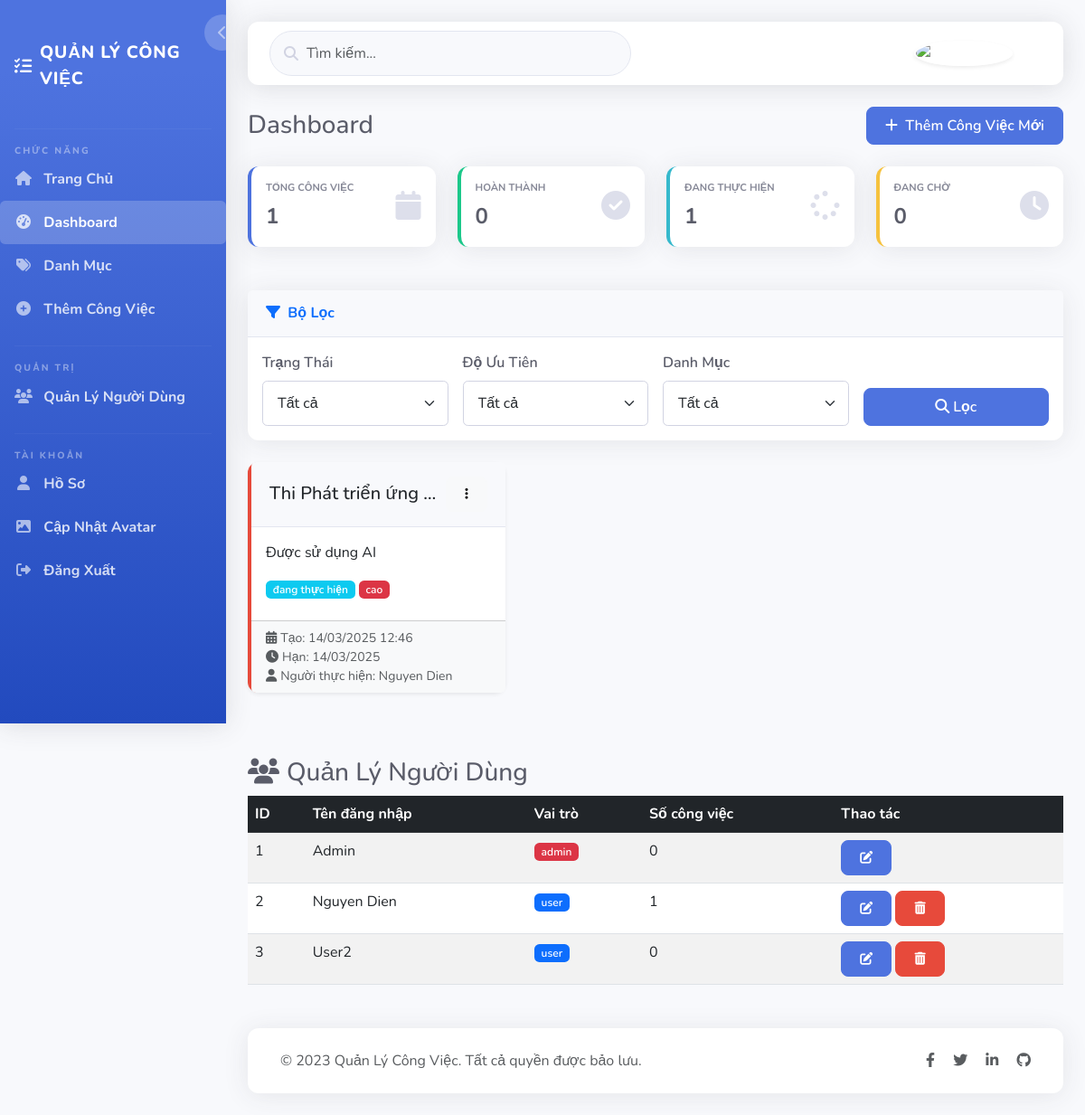
The page /dashboard (signed in) on the database its author committed.
### app.py (models this page shows)
class Task(db.Model):
    id = db.Column(db.Integer, primary_key=True)
    title = db.Column(db.String(100), nullable=False)
    description = db.Column(db.Text, nullable=True)
    status = db.Column(db.String(20), default='đang thực hiện')
    created = db.Column(db.DateTime, default=datetime.utcnow)
    finished = db.Column(db.DateTime, nullable=True)
    user_id = db.Column(db.Integer, db.ForeignKey('user.id'), nullable=False)
    category_id = db.Column(db.Integer, db.ForeignKey('category.id'), nullable=True)
    priority = db.Column(db.String(20), default='trung bình')
    due_date = db.Column(db.DateTime, nullable=True)

class User(db.Model):
    id = db.Column(db.Integer, primary_key=True)
    username = db.Column(db.String(80), unique=True, nullable=False)
    password = db.Column(db.String(120), nullable=False)
    role = db.Column(db.String(10), default='user')
    avatar_url = db.Column(db.String(200), default='default.png')
    tasks = db.relationship('Task', backref='user', lazy=True)

### app.py (the view)
@app.route('/dashboard')
@login_required
def dashboard():
    user_id = session['user_id']
    user = User.query.get(user_id)
    if user.role == 'admin':
        tasks = Task.query.all()
        users = User.query.all()
        categories = Category.query.all()
    else:
        tasks = Task.query.filter_by(user_id=user_id).all()
        categories = Category.query.filter_by(user_id=user_id).all()
        users = None
    return render_template('dashboard.html', tasks=tasks, users=users, categories=categories)

### templates/dashboard.html (shortened to what this page needs)
{% extends 'base.html' %}
{% block content %}
<div class="d-flex justify-content-between align-items-center mb-4">
    <h1 class="h3 mb-0 text-gray-800">Dashboard</h1>
    <a href="{{ url_for('add_task') }}" class="btn btn-primary">
        <i class="fas fa-plus me-1"></i> Thêm Công Việc Mới
    </a>
</div>
<div class="row">
    <div class="col-xl-3 col-md-6 mb-4">
        <div class="stats-card stats-card-primary">
            <div class="row no-gutters align-items-center">
                <div class="col mr-2">
                    <div class="stats-card-heading mb-1">Tổng Công Việc</div>
                    <div class="stats-card-value">{{ tasks|length }}</div>
                </div>
                <div class="col-auto">
                    <i class="fas fa-calendar stats-card-icon"></i>
                </div>
            </div>
        </div>
    </div>
    <div class="col-xl-3 col-md-6 mb-4">
        <div class="stats-card stats-card-success">
            <div class="row no-gutters align-items-center">
                <div class="col mr-2">
                    <div class="stats-card-heading mb-1">Hoàn Thành</div>
                    <div class="stats-card-value">{{ tasks|selectattr('status', 'equalto', 'hoàn thành')|list|length }}</div>
                </div>
                <div class="col-auto">
                    <i class="fas fa-check-circle stats-card-icon"></i>
                </div>
            </div>
        </div>
    </div>
    <div class="col-xl-3 col-md-6 mb-4">
        <div class="stats-card stats-card-info">
            <div class="row no-gutters align-items-center">
                <div class="col mr-2">
                    <div class="stats-card-heading mb-1">Đang Thực Hiện</div>
                    <div class="stats-card-value">{{ tasks|selectattr('status', 'equalto', 'đang thực hiện')|list|length }}</div>
                </div>
                <div class="col-auto">
                    <i class="fas fa-spinner stats-card-icon"></i>
                </div>
            </div>
        </div>
    </div>
    <div class="col-xl-3 col-md-6 mb-4">
        <div class="stats-card stats-card-warning">
            <div class="row no-gutters align-items-center">
                <div class="col mr-2">
                    <div class="stats-card-heading mb-1">Đang Chờ</div>
                    <div class="stats-card-value">{{ tasks|selectattr('status', 'equalto', 'đang chờ')|list|length }}</div>
                </div>
                <div class="col-auto">
                    <i class="fas fa-clock stats-card-icon"></i>
                </div>
            </div>
        </div>
    </div>
</div>
<div class="card mb-4">
    <div class="card-header">
        <h6 class="m-0 font-weight-bold text-primary">
            <i class="fas fa-filter me-1"></i> Bộ Lọc
        </h6>
    </div>
    <div class="card-body">
        <form id="filterForm" method="get" class="row g-3">
            <div class="col-md-3">
                <label for="status" class="form-label">Trạng Thái</label>
                <select class="form-select" id="status" name="status">
                    <option value="">Tất cả</option>
                </select>
            </div>
            <div class="col-md-3">
                <label for="priority" class="form-label">Độ Ưu Tiên</label>
                <select class="form-select" id="priority" name="priority">
                    <option value="">Tất cả</option>
                </select>
            </div>
            <div class="col-md-3">
                <label for="category" class="form-label">Danh Mục</label>
                <select class="form-select" id="category" name="category_id">
                    <option value="">Tất cả</option>
                </select>
            </div>
            <div class="col-md-3 d-flex align-items-end">
                <button type="submit" class="btn btn-primary w-100">
                    <i class="fas fa-search me-1"></i>Lọc
                </button>
            </div>
        </form>
    </div>
</div>
<div class="row">
    {% if tasks %}
        {% for task in tasks %}
            <div class="col-md-4">
                <div class="card task-card shadow-sm
                    {% if task.priority == 'cao' %}
                        priority-high
                    {% elif task.priority == 'trung bình' %}
                        priority-medium
                    {% else %}
                        priority-low
                    {% endif %}
                ">
                    <div class="card-header d-flex justify-content-between align-items-center">
                        <h5 class="mb-0 text-truncate" title="{{ task.title }}">{{ task.title }}</h5>
                        <div class="dropdown">
                            <button class="btn btn-sm btn-light" type="button" data-bs-toggle="dropdown">
                                <i class="fas fa-ellipsis-v"></i>
                            </button>
                        </div>
                    </div>
                    <div class="card-body">
                        {% if task.description %}
                            <p class="card-text">{{ task.description }}</p>
                        {% else %}
                            <p class="card-text text-muted"><em>Không có mô tả</em></p>
                        {% endif %}
                        <div class="mt-3">
                            <span class="badge
                                {% if task.status == 'đang chờ' %}
                                    bg-secondary
                                {% elif task.status == 'đang thực hiện' %}
                                    bg-info
                                {% elif task.status == 'hoàn thành' %}
                                    bg-success
                                {% endif %}
                                status-badge mb-2">
                                {{ task.status }}
                            </span>
                            <span class="badge
                                {% if task.priority == 'cao' %}
                                    bg-danger
                                {% elif task.priority == 'trung bình' %}
                                    bg-warning
                                {% else %}
                                    bg-success
                                {% endif %}
                                status-badge">
                                {{ task.priority }}
                            </span>
                        </div>
                    </div>
                    <div class="card-footer bg-light">
                        <div class="small text-muted">
                            <div><i class="fas fa-calendar-alt me-1"></i>Tạo: {{ task.created.strftime('%d/%m/%Y %H:%M') }}</div>
                            {% if task.due_date %}
                                <div><i class="fas fa-clock me-1"></i>Hạn: {{ task.due_date.strftime('%d/%m/%Y') }}</div>
                            {% endif %}
                            {% if session.role == 'admin' %}
                                <div><i class="fas fa-user me-1"></i>Người thực hiện: {{ task.user.username }}</div>
                            {% endif %}
                        </div>
                    </div>
                </div>
            </div>
        {% endfor %}
    {% else %}
        <div class="col-12">
            <div class="alert alert-info">
                <i class="fas fa-info-circle me-2"></i>Không có công việc nào. Hãy thêm công việc mới!
            </div>
        </div>
    {% endif %}
</div>
{% if session.role == 'admin' and users %}
<div class="mt-5">
    <h3><i class="fas fa-users me-2"></i>Quản Lý Người Dùng</h3>
    <div class="table-responsive">
        <table class="table table-striped table-hover">
            <thead class="table-dark">
                <tr>
                    <th>ID</th>
                    <th>Tên đăng nhập</th>
                    <th>Vai trò</th>
                    <th>Số công việc</th>
                    <th>Thao tác</th>
                </tr>
            </thead>
            <tbody>
                {% for user in users %}
                <tr>
                    <td>{{ user.id }}</td>
                    <td>{{ user.username }}</td>
                    <td>
                        <span class="badge {% if user.role == 'admin' %}bg-danger{% else %}bg-primary{% endif %}">
                            {{ user.role }}
                        </span>
                    </td>
                    <td>{{ user.tasks|length }}</td>
                    <td>
                        <a href="{{ url_for('edit_user', user_id=user.id) }}" class="btn btn-sm btn-primary">
                            <i class="fas fa-edit"></i>
                        </a>
                        {% if user.id != session.user_id %}
                        <a href="{{ url_for('delete_user', user_id=user.id) }}" class="btn btn-sm btn-danger"
                           onclick="return confirm('Bạn có chắc chắn muốn xóa người dùng này?');">
                            <i class="fas fa-trash-alt"></i>
                        </a>
                        {% endif %}
                    </td>
                </tr>
                {% endfor %}
            </tbody>
        </table>
    </div>
</div>
{% endif %}
{% endblock %}

### templates/base.html (shortened to what this page needs)
<!DOCTYPE html>
<html lang="vi">
<head>
    <link href="https://cdn.jsdelivr.net/npm/bootstrap@5.3.0/dist/css/bootstrap.min.css" rel="stylesheet">
    <link rel="stylesheet" href="https://cdnjs.cloudflare.com/ajax/libs/font-awesome/6.4.0/css/all.min.css">
</head>
<body>
    <div class="sidebar" id="sidebar">
        <div class="sidebar-brand">
            <i class="fas fa-tasks me-2"></i>
            <span>Quản Lý Công Việc</span>
        </div>
        <hr class="sidebar-divider">
        <div class="sidebar-heading">
            Chức Năng
        </div>
        <ul class="nav flex-column">
            <li class="nav-item">
                <a class="nav-link" href="{{ url_for('index') }}">
                    <i class="fas fa-fw fa-home"></i>
                    <span>Trang Chủ</span>
                </a>
            </li>
            {% if 'user_id' in session %}
            <li class="nav-item">
                <a class="nav-link" href="{{ url_for('dashboard') }}">
                    <i class="fas fa-fw fa-tachometer-alt"></i>
                    <span>Dashboard</span>
                </a>
            </li>
            <li class="nav-item">
                <a class="nav-link" href="{{ url_for('list_categories') }}">
                    <i class="fas fa-fw fa-tags"></i>
                    <span>Danh Mục</span>
                </a>
            </li>
            <li class="nav-item">
                <a class="nav-link" href="{{ url_for('add_task') }}">
                    <i class="fas fa-fw fa-plus-circle"></i>
                    <span>Thêm Công Việc</span>
                </a>
            </li>
            {% if session.get('role') == 'admin' %}
            <hr class="sidebar-divider">
            <div class="sidebar-heading">
                Quản Trị
            </div>
            <li class="nav-item">
                <a class="nav-link" href="{{ url_for('manage_users') }}">
                    <i class="fas fa-fw fa-users"></i>
                    <span>Quản Lý Người Dùng</span>
                </a>
            </li>
            {% endif %}
            {% endif %}
            <hr class="sidebar-divider">
            <div class="sidebar-heading">
                Tài Khoản
            </div>
            {% if 'user_id' in session %}
            <li class="nav-item">
                <a class="nav-link" href="{{ url_for('profile') }}">
                    <i class="fas fa-fw fa-user"></i>
                    <span>Hồ Sơ</span>
                </a>
            </li>
            <li class="nav-item">
                <a class="nav-link" href="{{ url_for('upload_avatar') }}">
                    <i class="fas fa-fw fa-image"></i>
                    <span>Cập Nhật Avatar</span>
                </a>
            </li>
            <li class="nav-item">
                <a class="nav-link" href="{{ url_for('logout') }}">
                    <i class="fas fa-fw fa-sign-out-alt"></i>
                    <span>Đăng Xuất</span>
                </a>
            </li>
            {% endif %}
        </ul>
        <div id="sidebarToggle">
            <i class="fas fa-chevron-left"></i>
        </div>
    </div>
    <div class="content" id="content">
        <div class="topbar">
            <div class="topbar-search d-none d-md-block">
                <i class="fas fa-search"></i>
                <input type="text" class="form-control" placeholder="Tìm kiếm...">
            </div>
            <div class="d-flex align-items-center">
                {% if 'user_id' in session %}
                <div class="dropdown">
                    <a class="nav-link dropdown-toggle" href="#" role="button" id="userDropdown" data-bs-toggle="dropdown" aria-expanded="false">
                        <span class="d-none d-lg-inline text-gray-600 small me-2">{{ session.get('username', 'User') }}</span>
                        <img class="avatar" src="{{ url_for('static', filename='uploads/' + session.get('avatar_url', 'default.png')) }}" alt="User Avatar">
                    </a>
                </div>
                {% endif %}
            </div>
        </div>
        {% block content %}{% endblock %}
        <footer>
            <div class="container-fluid">
                <div class="d-flex flex-wrap justify-content-between align-items-center">
                    <div class="text-muted">© 2023 Quản Lý Công Việc. Tất cả quyền được bảo lưu.</div>
                    <div>
                        <a href="#" class="text-muted me-3"><i class="fab fa-facebook-f"></i></a>
                        <a href="#" class="text-muted me-3"><i class="fab fa-twitter"></i></a>
                        <a href="#" class="text-muted me-3"><i class="fab fa-linkedin-in"></i></a>
                        <a href="#" class="text-muted"><i class="fab fa-github"></i></a>
                    </div>
                </div>
            </div>
        </footer>
    </div>
</body>
</html>

### rows shown on the page
Task: title "Thi Phát triển ứng…", description "Được sử dụng AI", status "đang thực hiện", priority "cao", created "14/03/2025 12:46", due_date "14/03/2025", user.username "Nguyen Dien"
User: id "1", username "Admin", role "admin", tasks|length "0"
User: id "2", username "Nguyen Dien", role "user", tasks|length "1"
User: id "3", username "User2", role "user", tasks|length "0"

### other values the page prints
{{ tasks|length }} "1"
{{ tasks|selectattr('status', 'equalto', 'hoàn thành')|list|length }} "0"
{{ tasks|selectattr('status', 'equalto', 'đang thực hiện')|list|length }} "1"
{{ tasks|selectattr('status', 'equalto', 'đang chờ')|list|length }} "0"
